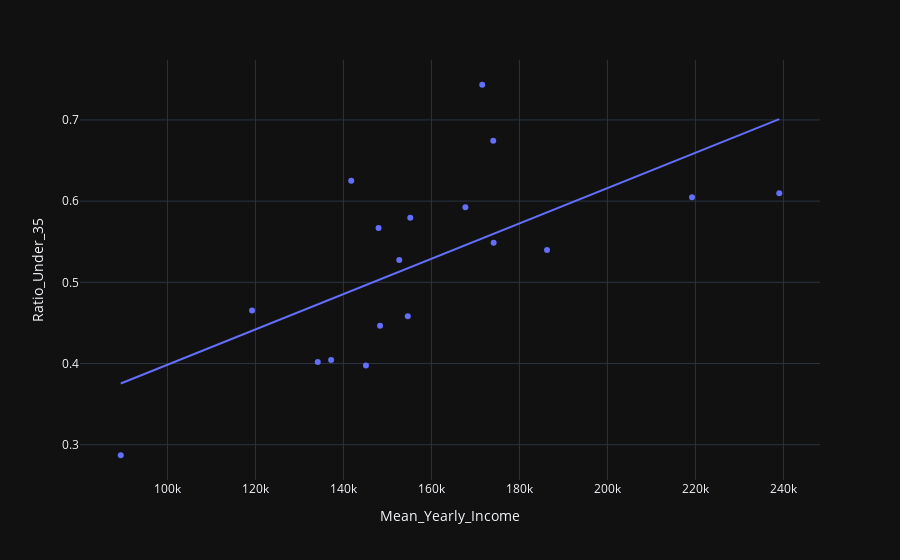

The notebook cell saved with this chart:
### Code cell
fig = px.scatter(income_ratio, x='Mean_Yearly_Income', y='Ratio_Under_35', trendline='ols')
fig.show()

### Figure 1 — Plotly figure (JSON) as saved in the notebook; plotly's stock layout.template omitted (floating-point values rounded to 4 significant figures)
{"data": [{"hovertemplate": "Mean_Yearly_Income=%{x}<br>Ratio_Under_35=%{y}<extra></extra>", "legendgroup": "", "marker": {"color": "#636efa", "symbol": "circle"}, "mode": "markers", "name": "", "orientation": "v", "showlegend": false, "x": [167700.0, 137200.0, 239100.0, 174000.0, 119200.0, 145100.0, 155200.0, 134200.0, 171500.0, 174100.0, 154600.0, 148000.0, 219200.0, 141800.0, 148300.0, 186300.0, 89380.0, 152700.0], "xaxis": "x", "y": [0.5926, 0.4044, 0.6098, 0.6743, 0.4653, 0.3974, 0.5796, 0.4019, 0.7433, 0.5488, 0.4581, 0.5668, 0.6047, 0.6252, 0.4465, 0.5398, 0.287, 0.5274], "yaxis": "y", "type": "scatter"}, {"hovertemplate": "<b>OLS trendline</b><br>Ratio_Under_35 = 2.17582e-06 * Mean_Yearly_Income + 0.180846<br>R<sup>2</sup>=0.425050<br><br>Mean_Yearly_Income=%{x}<br>Ratio_Under_35=%{y} <b>(trend)</b><extra></extra>", "legendgroup": "", "marker": {"color": "#636efa", "symbol": "circle"}, "mode": "lines", "name": "", "showlegend": false, "x": [89380.0, 119200.0, 134200.0, 137200.0, 141800.0, 145100.0, 148000.0, 148300.0, 152700.0, 154600.0, 155200.0, 167700.0, 171500.0, 174000.0, 174100.0, 186300.0, 219200.0, 239100.0], "xaxis": "x", "y": [0.3753, 0.4403, 0.4728, 0.4794, 0.4893, 0.4966, 0.5028, 0.5036, 0.5131, 0.5173, 0.5185, 0.5458, 0.5541, 0.5595, 0.5597, 0.5861, 0.6578, 0.701], "yaxis": "y", "type": "scatter"}], "layout": {"xaxis": {"anchor": "y", "domain": [0.0, 1.0], "title": {"text": "Mean_Yearly_Income"}}, "yaxis": {"anchor": "x", "domain": [0.0, 1.0], "title": {"text": "Ratio_Under_35"}}, "legend": {"tracegroupgap": 0}, "margin": {"t": 60}}}
